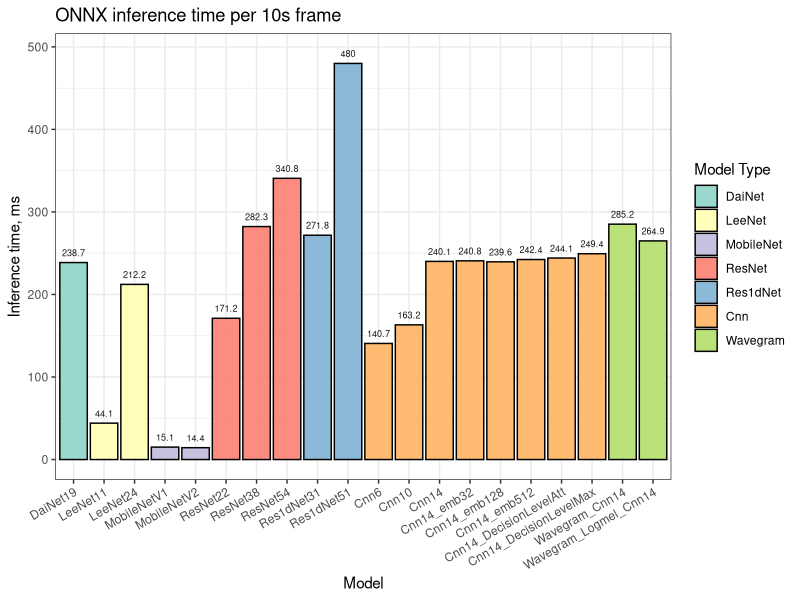
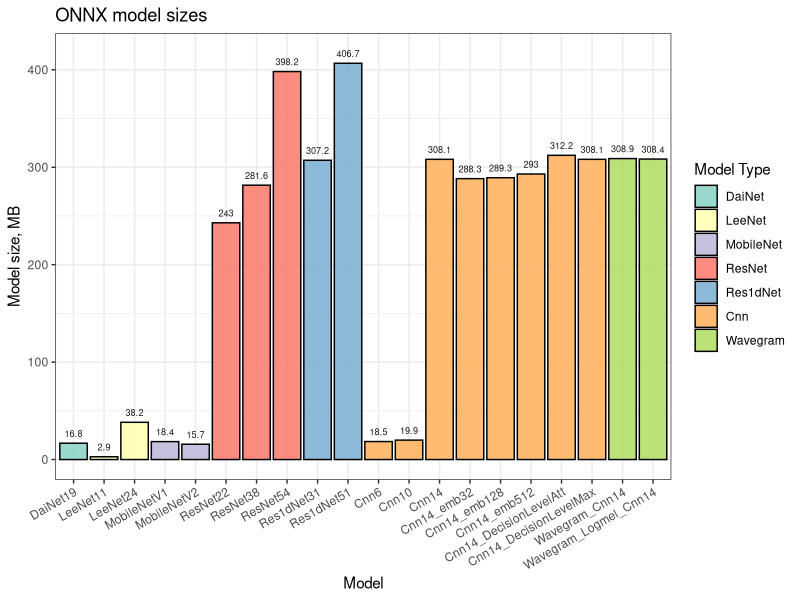

The R script that drew these images, in order:
#!/usr/bin/env Rscript

library(ggplot2)
library(scales)

setwd("C:/Users/sergiym/devel/audioset_tagging_cnn/")

data <- read.csv("onnx_bench.csv")

data$model <- factor(data$model, levels=data$model)
data$type <- factor(data$type, levels=c(
  "DaiNet", "LeeNet", "MobileNet", "ResNet", "Res1dNet", "Cnn", "Wavegram"))

png("onnx_bench.png", height=1024, width=1600, res=220)

ggplot(data, aes(x=model, y=time/1000, fill=type)) +
  geom_bar(stat="identity", na.rm=T, alpha=0.9, color="black") +
  geom_text(label=round(data$time/1000, 1), nudge_y=12, alpha=0.9, size=2.3) +
  scale_x_discrete("Model") +
  scale_y_continuous("Inference time, ms") +
  scale_fill_brewer(palette="Set3") +
  labs(title="ONNX inference time per 10s frame", fill="Model Type") +
  theme_bw() +
  theme(legend.position="right", axis.text.x=element_text(angle=30, hjust=1))

dev.off()

png("onnx_size.png", height=1024, width=1600, res=220)

ggplot(data, aes(x=model, y=size/1024/1024, fill=type)) +
  geom_bar(stat="identity", na.rm=T, alpha=0.9, color="black") +
  geom_text(label=round(data$size/1024/1024, 1), nudge_y=10, alpha=0.9, size=2.3) +
  scale_x_discrete("Model") +
  scale_y_continuous("Model size, MB") +
  scale_fill_brewer(palette="Set3") +
  labs(title="ONNX model sizes", fill="Model Type") +
  theme_bw() +
  theme(legend.position="right", axis.text.x=element_text(angle=30, hjust=1))

dev.off()
